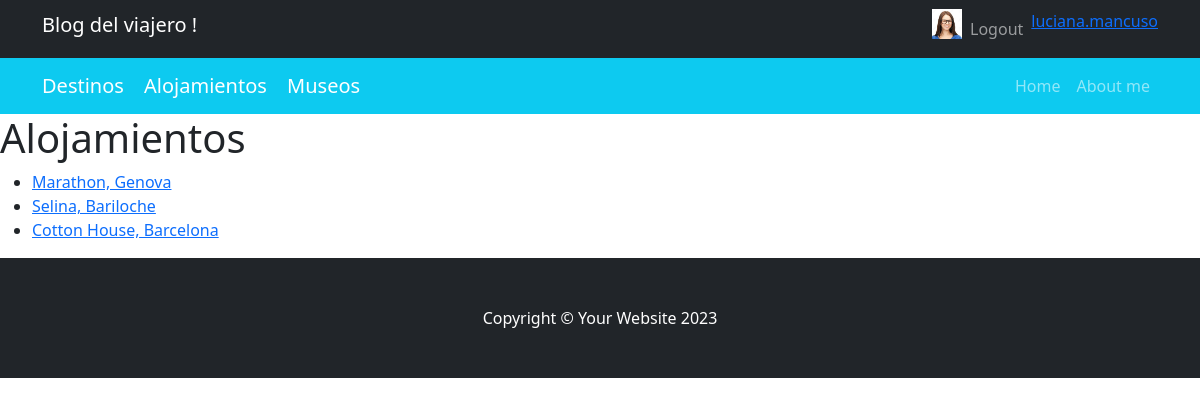
/blog/alojamientos/ (signed in), run on the app's committed database.
### account/models.py (models this page shows)
class Avatar(models.Model):
    user = models.OneToOneField(User, on_delete=models.CASCADE)
    imagen = models.ImageField(upload_to="avatares", null=True, blank=True)

### AppCoder/models.py (models this page shows, shortened)
class Alojamiento(models.Model):
    titulo = models.CharField(max_length=200)
    descripcion = models.TextField()
    fecha_publicacion = models.DateTimeField(auto_now_add=True)

### AppCoder/views.py (the view)
# urls.py: path('alojamientos/', lista_alojamientos, name="AppCoderAlojamientos"),
def lista_alojamientos(request):
    alojamientos = Alojamiento.objects.all()
    return render(request, "AppCoder/alojamientos.html", {'alojamientos': alojamientos})

### templates/AppCoder/alojamientos.html
{% extends 'base.html' %}
{% block contenido_cambia %}
    <h1>Alojamientos</h1>
    <ul>
    {% if alojamientos %}
        {% for alojamiento in alojamientos %}
            <li><a href="##">{{ alojamiento.titulo }}</a></li>
        {% endfor %}
    {% else %}
        <h4>No hay alojamientos hasta el  momento</h4>
    {% endif %}
    </ul>
{% endblock %}

### templates/base.html (shortened to what this page needs)
<!DOCTYPE html>
<html lang="en">
    <head>
        {% load static %}
        <link href="{% static 'AppCoder/css/styles.css' %}" rel="stylesheet" />
    </head>
    <body>
        <nav class="navbar navbar-expand-lg navbar-dark bg-dark">
            <div class="container">
        <h1 class="navbar-brand" >Blog del viajero !</h1>
                <div class="collapse navbar-collapse" id="navbarSupportedContent">
                    <ul class="navbar-nav ms-auto mb-2 mb-lg-0">
                        {% if user.is_authenticated %}
                        <img src="{{ user.avatar.imagen.url }}" alt="Usuario" height="30 px">
                        <li class="nav-item"><a class="nav-link" href="{% url 'accountlogout' %}">Logout</a></li>
                        <a class="nav-item">{{ user.username }}</a>
                        {% else %}
                        <li class="nav-item"><a class="nav-link" href="{% url 'accountlogin' %}">Login</a></li>
                        <li class="nav-item"><a class="nav-link" href="{% url 'accountregistrar' %}">Registrar</a></li>
                        {% endif %}
                    </ul>
                </div>
            </div>
        </nav>
        <nav class="navbar navbar-expand-lg navbar-dark bg-info">
            <div class="container">
                <div class="categories">
                    <a class="navbar-brand" href="{% url 'AppCoderDestinos' %}">Destinos</a>
                    <a class="navbar-brand" href="{% url 'AppCoderAlojamientos' %}">Alojamientos</a>
                    <a class="navbar-brand" href="{% url 'AppCoderMuseos' %}">Museos</a>
                </div>
                <div class="collapse navbar-collapse" id="navbarSupportedContent">
                    <ul class="navbar-nav ms-auto mb-2 mb-lg-0">
                        <li class="nav-item"><a class="nav-link" href="{% url 'AppCoderHome' %}">Home</a></li>
                        <li class="nav-item"><a class="nav-link" href="https://ar.linkedin.com/in/luciana-mancuso-b0289b1a4r">About me</a></li>
                    </ul>
                </div>
            </div>
        </nav>
        {% block contenido_cambia %}{% endblock %}
        <footer class="py-5 bg-dark">
            <div class="container"><p class="m-0 text-center text-white">Copyright &copy; Your Website 2023</p></div>
        </footer>
    </body>
</html>

### data on the page
Alojamiento: titulo "Marathon, Genova"
Alojamiento: titulo "Selina, Bariloche"
Alojamiento: titulo "Cotton House, Barcelona"

### other printed values
{{ user.username }} "luciana.mancuso"
